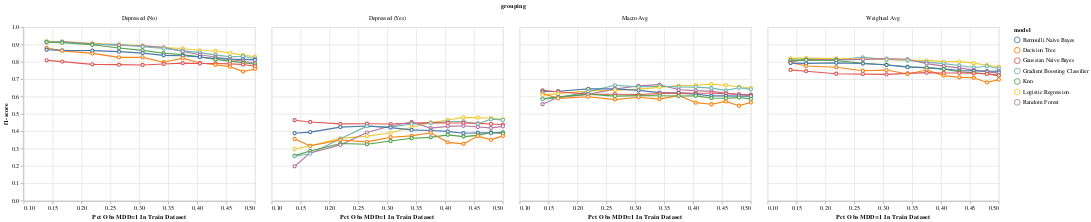

Notebook code for this chart:
### Code cell
alt.Chart(model_performance_v6).mark_line(
   point={
     "filled": False,
     "fill": "white"
   }
).encode(
    x = alt.X('y_train_prop', title='Pct Obs MDD=1 In Train Dataset'),
    y = alt.Y('f1-score', scale=alt.Scale(domain=[0, 1])),
    color='model:N',
).facet(
    facet=alt.Facet('grouping')
)

### Figure 1 — Vega-Lite specification as saved in the notebook (floating-point values rounded to 4 significant figures; data arrays with more than 128 entries replaced by an {"elided": "..."} marker saying what was removed)
{"config": {"view": {"continuousWidth": 400, "continuousHeight": 300}}, "data": {"name": "data-e498f55bafbf71e34a289efd0f819a1e"}, "facet": {"field": "grouping", "type": "nominal"}, "spec": {"mark": {"type": "line", "point": {"filled": false, "fill": "white"}}, "encoding": {"color": {"field": "model", "type": "nominal"}, "x": {"field": "y_train_prop", "title": "Pct Obs MDD=1 In Train Dataset", "type": "quantitative"}, "y": {"field": "f1-score", "scale": {"domain": [0, 1]}, "type": "quantitative"}}}, "$schema": "https://vega.github.io/schema/vega-lite/v4.17.0.json", "datasets": {"data-e498f55bafbf71e34a289efd0f819a1e": {"elided": "336 records"}}}
